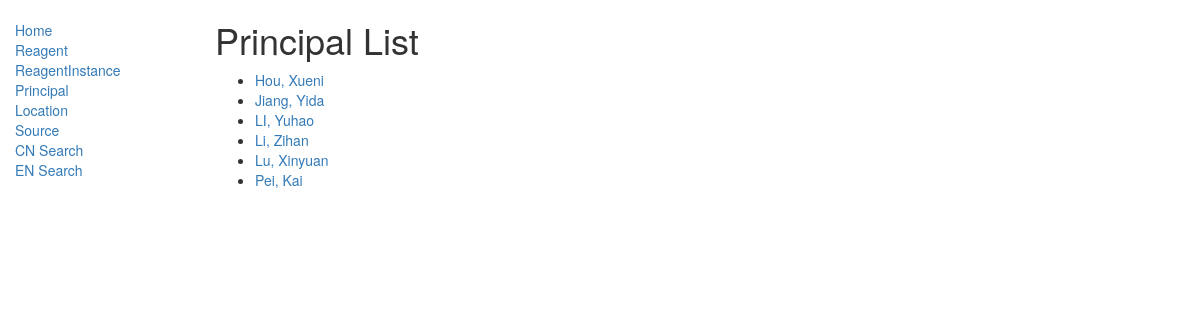
The page /catalog/principal/ on the database its author committed.
### catalog/models.py (models this page shows)
class Principal(models.Model):
    first_name = models.CharField(max_length=100,
                                  help_text="Enter a First Name (e.g. Chun)")
    last_name = models.CharField(max_length=100,
                                 help_text="Enter a Last Name (e.g. Tang)")
    class Meta:
        ordering = ['last_name', 'first_name']
    def get_absolute_url(self):
        return reverse('principal-detail', args=[str(self.id)])
    def __str__(self):
        return '%s, %s' % (self.last_name, self.first_name)

### catalog/views.py (the view)
# urls.py: path('principal/', views.PrincipalListView.as_view(), name='principal'),
class PrincipalListView(generic.ListView):
    model = Principal
    paginate_by = 30

### catalog/templates/catalog/principal_list.html
{% extends "base_generic.html" %}
{% block content %}
<h1>Principal List</h1>
{% if principal_list %}
<ul>
    {% for principal in principal_list %}
    <li>
        <a href="{{ principal.get_absolute_url }}">{{ principal }}</a>
    </li>
    {% endfor %}
</ul>
{% else %}
<p>There are no principal in the database.</p>
{% endif %}
{% endblock %}

### rows shown on the page
Principal: last_name+first_name "Hou, Xueni"
Principal: last_name+first_name "Jiang, Yida"
Principal: last_name+first_name "LI, Yuhao"
Principal: last_name+first_name "Li, Zihan"
Principal: last_name+first_name "Lu, Xinyuan"
Principal: last_name+first_name "Pei, Kai"
